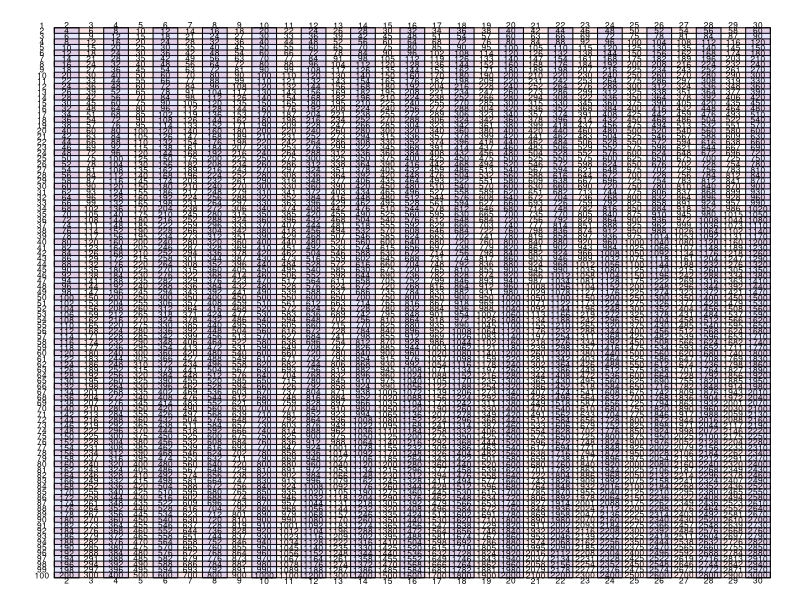

R code for this plot:
pdf("mult_table.pdf",8.5,11)

par(mar=c(0,0,0,0))
plot(0,0,"n",axes=F,ann=F,xlim=c(0,30),ylim=c(0,100))

# for(i in 1:30){
#     abline(v=i,col="grey")
# }
# 
# for(i in 1:100){
#     abline(h=i,col="grey")
# }

for(i in 0:49){
    j = i*2
    polygon(c(1,1,30,30),c(j,j+1,j+1,j),col=rgb(0.9,0,0,0.1))
}

for(i in 1:15){
    j = i*2
    polygon(c(j,j,j-1,j-1),c(0,99,99,0),col=rgb(0,0,0.9,0.1))
}

for(i in 1:30){
    for(j in 1:100){
        text(i-0.5,100-j+0.5,i*j,cex=0.5)
    }
}

for(i in 2:30){
    text(i-0.5,-0.5,i,cex=0.5)
}


dev.off()
